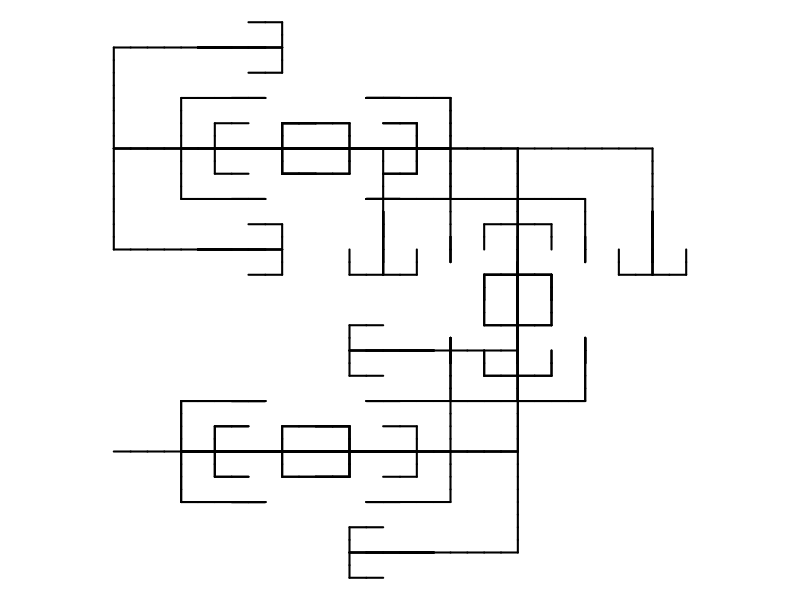

The R script that drew this image:
getstr = function(start,rules,n){
    st = start
    for(jj in 1:n){
        st2 = ""
        for(i in 1:nchar(st)){
            ch = substr(st,i,i)
            if(!is.null(rules[[ch]])){
                st2 = paste0(st2,rules[[ch]],collapse="")
            } else {
                st2 = paste0(st2,ch,collapse="")
            }
        }
        st = st2
    }
    return(st)
}
getxyc = function(string="AA+AA+AA+A+A",angle=pi/2,angle_initial=pi/2,col="black"){
    switch = 1
    d = angle_initial
    x = 0
    y = 0
    xl = c(x)
    yl = c(y)
    cols = numeric()
    dsave = numeric()
    xsave = numeric()
    ysave = numeric()
    for(i in 1:nchar(string)){
        ch = substr(string,i,i)
        cn = as.integer(charToRaw(ch))
        if(cn>=as.integer(charToRaw("A")) && cn<=as.integer(charToRaw("L"))){
            cols = c(cols,col)
            x = x+cos(d)
            y = y+sin(d)
            xl = c(xl,x)
            yl = c(yl,y)
        }
        if(cn>=as.integer(charToRaw("M")) && cn<=as.integer(charToRaw("Z"))){
            cols = c(cols,"NA")
            x = x+cos(d)
            y = y+sin(d)
            xl = c(xl,x)
            yl = c(yl,y)
        }
        if(cn==as.integer(charToRaw("["))){
            dsave = c(dsave,d)
            xsave = c(xsave,x)
            ysave = c(ysave,y)
        }
        if(cn==as.integer(charToRaw("]"))){
            cols = c(cols,"NA")
            x = xsave[length(xsave)]
            y = ysave[length(ysave)]
            d = dsave[length(dsave)]
            if(length(xsave)>1){
                xsave = xsave[1:(length(xsave)-1)]
                ysave = ysave[1:(length(ysave)-1)]
                dsave = dsave[1:(length(dsave)-1)]
            } else {
                xsave = numeric()
                ysave = numeric()
                dsave = numeric()
            }
            xl = c(xl,x)
            yl = c(yl,y)
        }
        if(cn==as.integer(charToRaw("-"))){
            d = d-angle*switch
        }
        if(cn==as.integer(charToRaw("+"))){
            d = d+angle*switch
        }
        if(cn==as.integer(charToRaw("."))){
            switch = switch*(-1)
        }
    }
    xwid = max(xl)-min(xl)
    ywid = max(yl)-min(yl)
    xmid = (max(xl)+min(xl))/2
    ymid = (max(yl)+min(yl))/2
    wid = max(c(xwid,ywid))
    x2 = (xl-xmid)/wid*2
    y2 = (yl-ymid)/wid*2
    return(list(x2,y2,cols))
}
makeplot = function(xyc,lwd=1){
    x = xyc[[1]]
    y = xyc[[2]]
    c = xyc[[3]]
    plot(0,0,"n",xlim=c(-1,1),ylim=c(-1,1),axes=F,ann=F)
    for(i in 2:length(x)){
        lines(c(x[i-1],x[i]),c(y[i-1],y[i]),col=c[i-1],lwd=lwd)
    }
}

g105= list("A+A+A",
           list("A"="CAB[--CA][++CA]",
                "B"="C[-CC-CA][+CC+CA]",
                "C"="CC"),
           4,
           90)

fn = paste0(g105[[1]],"_",paste0(names(g105[[2]]),"=",g105[[2]],collapse="_"),"_",g105[[3]],"_",g105[4],".png",collapse="")
# fn = "hi.png"
png(fn,400,400)

s = getstr(g105[[1]],g105[[2]],g105[[3]])
angle = g105[[4]]
xyc = getxyc(s,angle/180*pi,angle_initial=0/180*pi)
par(mar=c(0,0,0,0))
makeplot(xyc,lwd=2)
dev.off()
